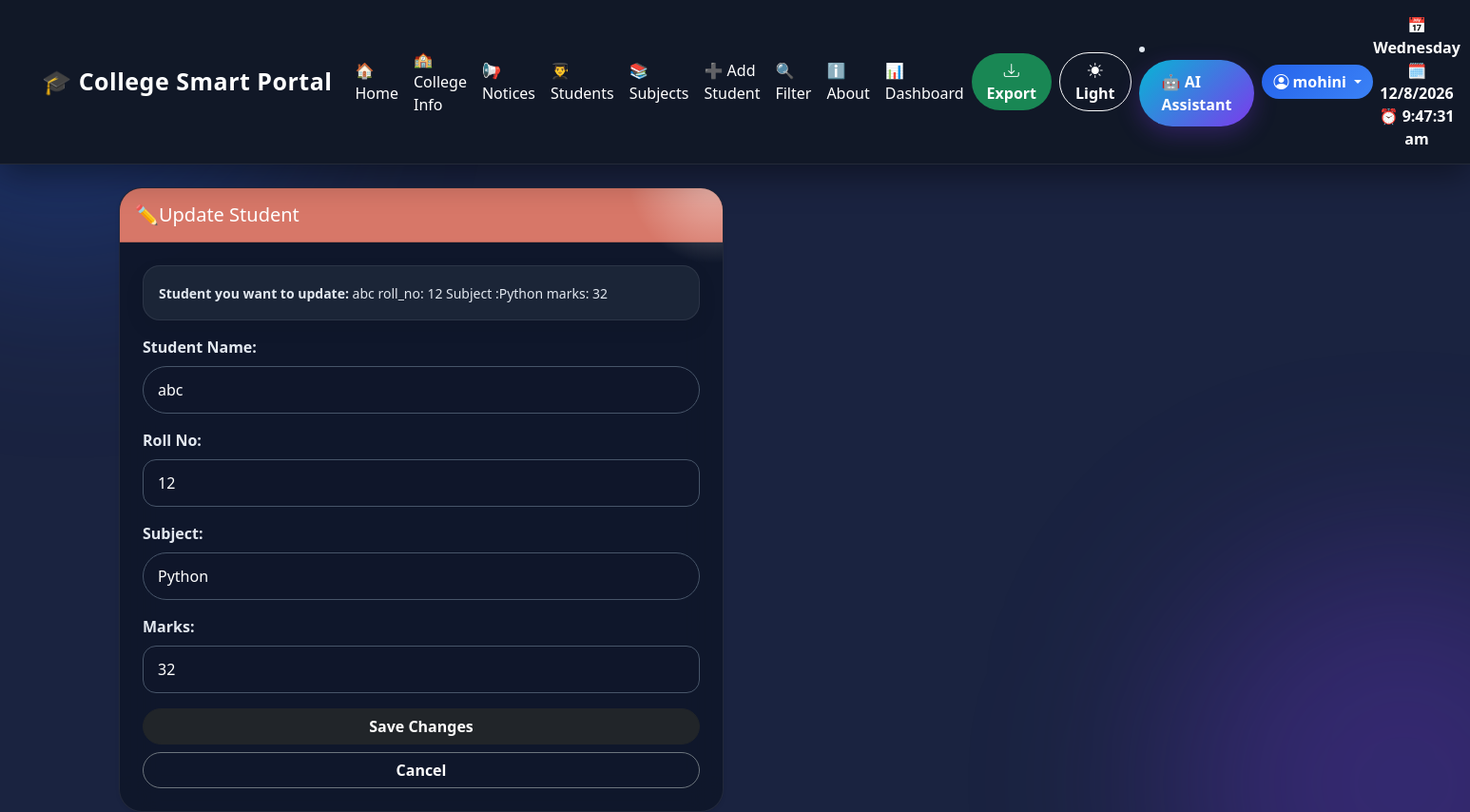
Screenshot of /edit/41 (signed in) with the database file from the repository.
### tables this page shows
CREATE TABLE stud (
            id INTEGER PRIMARY KEY AUTOINCREMENT,
            name TEXT NOT NULL,
            roll_no INTEGER NOT NULL,
            marks INTEGER NOT NULL
        , Subject TEXT, photo TEXT);

### app.py (the view, shortened to what this page needs)
@app.route('/edit/<int:id>', methods=['GET', 'POST'])
def edit_student(id):
   if session.get('role') !='admin':
        flash("Admins only..! You do not have permission","danger")
        return redirect(url_for('home'))
   conn = get_db(MOHINI_DB)
   student = conn.execute(
        "SELECT * FROM stud WHERE id=?",
        (id,)
    ).fetchone()
   conn.close()
   return render_template('edit_students.html', student=student)

### database.py (called while the page is built)
def get_db(MOHINI_DB):
    conn = sqlite3.connect(MOHINI_DB)
    conn.row_factory = sqlite3.Row
    return conn

### templates/edit_students.html (shortened to what this page needs)
{% extends "base.html" %}
{% block content %}
<div class="row" justify-content center>
<div class="col-md-6">
<div class="card shadow-sm ">
    <div class="card-header py-3" style="background-color: #d77768;">
        <h5 class="mb-0 text-white">
            ✏️Update Student
        </h5>
    </div>
    <div class="card-body p-4">
        <div class="alert alert-danger" py-2 mb-4>
            <small>
                <strong>Student you want to update: </strong>
                {{ student['name'] }}
                roll_no: {{student['roll_no']}}
                Subject :{{student['Subject']}}
                marks: {{ student['marks'] }}
            </small>
        </div>
        <form action="{{ url_for('edit_student', id=student['id']) }}"
      method="POST">
    <div class="mb-3">
        <label class="form-label fw-bold">Student Name:</label>
        <input required
               name="name"
               class="form-control"
               type="text"
               value="{{ student['name'] }}">
    </div>
    <div class="mb-3">
        <label class="form-label fw-bold">Roll No:</label>
        <input required
               name="roll_no"
               class="form-control"
               type="number"
               value="{{ student['roll_no'] }}">
    </div>
    <div class="mb-3">
        <label class="form-label fw-bold">Subject:</label>
        <input required
               name="Subject"
               class="form-control"
               type="text"
               value="{{ student['Subject'] }}">
    </div>
    <div class="mb-3">
        <label class="form-label fw-bold">Marks:</label>
        <input required
               name="marks"
               class="form-control"
               type="number"
               value="{{ student['marks'] }}">
    </div>
    <div class="d-grid">
        <button type="submit" class="btn btn-dark fw-bold">
            Save Changes
        </button>
        <a href="{{ url_for('students') }}"
           class="btn btn-outline-secondary mt-2">
            Cancel
        </a>
    </div>
</form>
    </div>
</div>
</div>
</div>
</div>
{% endblock %}

### rows the page displays
stud: name "abc", roll_no "12", Subject "Python", marks "32"

### other values shown
{{ session['username'] if session.get('username') else 'Create Account' }} "mohini"
